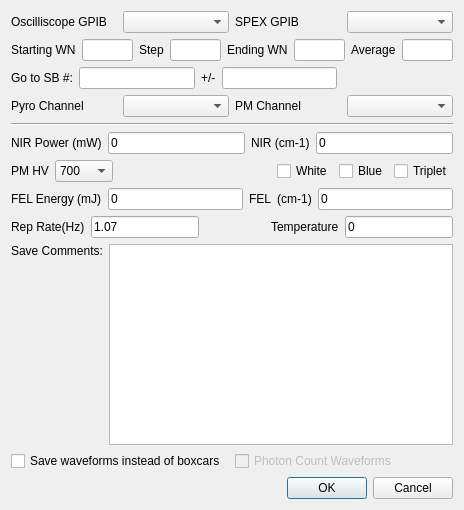
<?xml version="1.0" encoding="UTF-8"?>
<ui version="4.0">
 <class>Settings</class>
 <widget class="QDialog" name="Settings">
  <property name="geometry">
   <rect>
    <x>0</x>
    <y>0</y>
    <width>464</width>
    <height>510</height>
   </rect>
  </property>
  <property name="windowTitle">
   <string>Settings</string>
  </property>
  <layout class="QVBoxLayout" name="verticalLayout_2">
   <item>
    <layout class="QHBoxLayout" name="horizontalLayout_9">
     <item>
      <layout class="QHBoxLayout" name="horizontalLayout">
       <item>
        <widget class="QLabel" name="label">
         <property name="text">
          <string>Oscilliscope GPIB</string>
         </property>
        </widget>
       </item>
       <item>
        <widget class="QComboBox" name="cAGPIB">
         <property name="toolTip">
          <string>&lt;html&gt;&lt;head/&gt;&lt;body&gt;&lt;p&gt;USB...&lt;/p&gt;&lt;/body&gt;&lt;/html&gt;</string>
         </property>
        </widget>
       </item>
      </layout>
     </item>
     <item>
      <layout class="QHBoxLayout" name="horizontalLayout_2">
       <item>
        <widget class="QLabel" name="label_2">
         <property name="text">
          <string>SPEX GPIB</string>
         </property>
        </widget>
       </item>
       <item>
        <widget class="QComboBox" name="cSGPIB">
         <property name="toolTip">
          <string>&lt;html&gt;&lt;head/&gt;&lt;body&gt;&lt;p&gt;GPIB0::4::INSTR&lt;/p&gt;&lt;/body&gt;&lt;/html&gt;</string>
         </property>
        </widget>
       </item>
      </layout>
     </item>
    </layout>
   </item>
   <item>
    <layout class="QHBoxLayout" name="horizontalLayout_3">
     <item>
      <widget class="QLabel" name="label_3">
       <property name="text">
        <string>Starting WN</string>
       </property>
      </widget>
     </item>
     <item>
      <widget class="QFNumberEdit" name="tStartWN"/>
     </item>
     <item>
      <widget class="QLabel" name="label_4">
       <property name="text">
        <string>Step</string>
       </property>
      </widget>
     </item>
     <item>
      <widget class="QFNumberEdit" name="tStepWN"/>
     </item>
     <item>
      <widget class="QLabel" name="label_5">
       <property name="text">
        <string>Ending WN</string>
       </property>
      </widget>
     </item>
     <item>
      <widget class="QFNumberEdit" name="tEndWN"/>
     </item>
     <item>
      <widget class="QLabel" name="label_10">
       <property name="text">
        <string>Average</string>
       </property>
      </widget>
     </item>
     <item>
      <widget class="QINumberEdit" name="tAverages"/>
     </item>
    </layout>
   </item>
   <item>
    <layout class="QHBoxLayout" name="horizontalLayout_11">
     <item>
      <widget class="QLabel" name="label_18">
       <property name="text">
        <string>Go to SB #:</string>
       </property>
      </widget>
     </item>
     <item>
      <widget class="QFNumberEdit" name="tGotoSB"/>
     </item>
     <item>
      <widget class="QLabel" name="label_19">
       <property name="text">
        <string>+/-</string>
       </property>
      </widget>
     </item>
     <item>
      <widget class="QFNumberEdit" name="tGotoBound"/>
     </item>
     <item>
      <spacer name="horizontalSpacer_3">
       <property name="orientation">
        <enum>Qt::Horizontal</enum>
       </property>
       <property name="sizeHint" stdset="0">
        <size>
         <width>40</width>
         <height>20</height>
        </size>
       </property>
      </spacer>
     </item>
    </layout>
   </item>
   <item>
    <layout class="QHBoxLayout" name="horizontalLayout_4">
     <item>
      <widget class="QLabel" name="label_7">
       <property name="text">
        <string>Pyro Channel</string>
       </property>
      </widget>
     </item>
     <item>
      <widget class="QComboBox" name="cPyroCh"/>
     </item>
     <item>
      <widget class="QLabel" name="label_6">
       <property name="text">
        <string>PM Channel</string>
       </property>
      </widget>
     </item>
     <item>
      <widget class="QComboBox" name="cPMCh"/>
     </item>
    </layout>
   </item>
   <item>
    <widget class="Line" name="line">
     <property name="orientation">
      <enum>Qt::Horizontal</enum>
     </property>
    </widget>
   </item>
   <item>
    <layout class="QHBoxLayout" name="horizontalLayout_5">
     <item>
      <widget class="QLabel" name="label_8">
       <property name="text">
        <string>NIR Power (mW)</string>
       </property>
      </widget>
     </item>
     <item>
      <widget class="QFNumberEdit" name="tNIRP">
       <property name="text">
        <string>0</string>
       </property>
      </widget>
     </item>
     <item>
      <widget class="QLabel" name="label_12">
       <property name="text">
        <string>NIR (cm-1)</string>
       </property>
      </widget>
     </item>
     <item>
      <widget class="QFNumberEdit" name="tNIRLam">
       <property name="text">
        <string>0</string>
       </property>
      </widget>
     </item>
    </layout>
   </item>
   <item>
    <layout class="QHBoxLayout" name="horizontalLayout_7">
     <item>
      <widget class="QLabel" name="label_13">
       <property name="text">
        <string>PM HV</string>
       </property>
      </widget>
     </item>
     <item>
      <widget class="QComboBox" name="cbPMHV">
       <item>
        <property name="text">
         <string>700</string>
        </property>
       </item>
       <item>
        <property name="text">
         <string>1000</string>
        </property>
       </item>
      </widget>
     </item>
     <item>
      <spacer name="horizontalSpacer_2">
       <property name="orientation">
        <enum>Qt::Horizontal</enum>
       </property>
       <property name="sizeHint" stdset="0">
        <size>
         <width>40</width>
         <height>20</height>
        </size>
       </property>
      </spacer>
     </item>
     <item>
      <widget class="QCheckBox" name="cbFilterWhite">
       <property name="text">
        <string>White</string>
       </property>
      </widget>
     </item>
     <item>
      <widget class="QCheckBox" name="cbFilterBlue">
       <property name="text">
        <string>Blue</string>
       </property>
      </widget>
     </item>
     <item>
      <widget class="QCheckBox" name="cbFilterTriplet">
       <property name="text">
        <string>Triplet</string>
       </property>
      </widget>
     </item>
    </layout>
   </item>
   <item>
    <layout class="QHBoxLayout" name="horizontalLayout_6">
     <item>
      <widget class="QLabel" name="label_9">
       <property name="text">
        <string>FEL Energy (mJ)</string>
       </property>
      </widget>
     </item>
     <item>
      <widget class="QFNumberEdit" name="tFELP">
       <property name="text">
        <string>0</string>
       </property>
      </widget>
     </item>
     <item>
      <widget class="QLabel" name="label_15">
       <property name="text">
        <string>FEL  (cm-1)</string>
       </property>
      </widget>
     </item>
     <item>
      <widget class="QFNumberEdit" name="tFELLam">
       <property name="text">
        <string>0</string>
       </property>
      </widget>
     </item>
    </layout>
   </item>
   <item>
    <layout class="QHBoxLayout" name="horizontalLayout_8">
     <item>
      <widget class="QLabel" name="label_16">
       <property name="text">
        <string>Rep Rate(Hz)</string>
       </property>
      </widget>
     </item>
     <item>
      <widget class="QFNumberEdit" name="tRepRate">
       <property name="text">
        <string>1.07</string>
       </property>
      </widget>
     </item>
     <item>
      <spacer name="horizontalSpacer">
       <property name="orientation">
        <enum>Qt::Horizontal</enum>
       </property>
       <property name="sizeHint" stdset="0">
        <size>
         <width>40</width>
         <height>20</height>
        </size>
       </property>
      </spacer>
     </item>
     <item>
      <widget class="QLabel" name="label_14">
       <property name="text">
        <string>Temperature</string>
       </property>
      </widget>
     </item>
     <item>
      <widget class="QFNumberEdit" name="tTemp">
       <property name="text">
        <string>0</string>
       </property>
      </widget>
     </item>
    </layout>
   </item>
   <item>
    <layout class="QHBoxLayout" name="horizontalLayout_10">
     <item>
      <layout class="QVBoxLayout" name="verticalLayout">
       <item>
        <widget class="QLabel" name="label_11">
         <property name="text">
          <string>Save Comments:</string>
         </property>
        </widget>
       </item>
       <item>
        <spacer name="verticalSpacer">
         <property name="orientation">
          <enum>Qt::Vertical</enum>
         </property>
         <property name="sizeHint" stdset="0">
          <size>
           <width>20</width>
           <height>40</height>
          </size>
         </property>
        </spacer>
       </item>
      </layout>
     </item>
     <item>
      <widget class="QTextEdit" name="tSaveComments"/>
     </item>
    </layout>
   </item>
   <item>
    <layout class="QHBoxLayout" name="horizontalLayout_12">
     <item>
      <widget class="QCheckBox" name="cbSaveWaveforms">
       <property name="text">
        <string>Save waveforms instead of boxcars</string>
       </property>
      </widget>
     </item>
     <item>
      <widget class="QCheckBox" name="cbPC">
       <property name="enabled">
        <bool>false</bool>
       </property>
       <property name="text">
        <string>Photon Count Waveforms</string>
       </property>
      </widget>
     </item>
    </layout>
   </item>
   <item>
    <widget class="QDialogButtonBox" name="buttonBox">
     <property name="orientation">
      <enum>Qt::Horizontal</enum>
     </property>
     <property name="standardButtons">
      <set>QDialogButtonBox::Cancel|QDialogButtonBox::Ok</set>
     </property>
    </widget>
   </item>
  </layout>
 </widget>
 <customwidgets>
  <customwidget>
   <class>QINumberEdit</class>
   <extends>QLineEdit</extends>
   <header>InstsAndQt.customQt</header>
  </customwidget>
  <customwidget>
   <class>QFNumberEdit</class>
   <extends>QLineEdit</extends>
   <header>InstsAndQt.customQt</header>
  </customwidget>
 </customwidgets>
 <resources/>
 <connections>
  <connection>
   <sender>buttonBox</sender>
   <signal>accepted()</signal>
   <receiver>Settings</receiver>
   <slot>accept()</slot>
   <hints>
    <hint type="sourcelabel">
     <x>227</x>
     <y>551</y>
    </hint>
    <hint type="destinationlabel">
     <x>157</x>
     <y>274</y>
    </hint>
   </hints>
  </connection>
  <connection>
   <sender>buttonBox</sender>
   <signal>rejected()</signal>
   <receiver>Settings</receiver>
   <slot>reject()</slot>
   <hints>
    <hint type="sourcelabel">
     <x>295</x>
     <y>557</y>
    </hint>
    <hint type="destinationlabel">
     <x>286</x>
     <y>274</y>
    </hint>
   </hints>
  </connection>
 </connections>
</ui>
